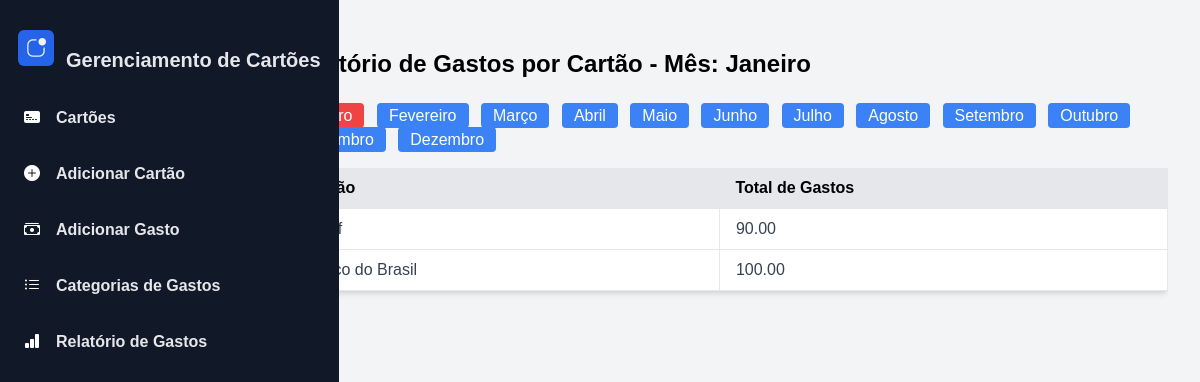
The app's page /gestao_cartoes/relatorio/gastos/?mes=1 with its own data.
### gestao_cartoes/models.py (models this page shows, shortened)
class Cartao(models.Model):
    nome = models.CharField(max_length=100)
    limite = models.DecimalField(max_digits=10, decimal_places=2)
    vencimento = models.IntegerField()  # Garanta que este campo exista e esteja correto

### gestao_cartoes/views.py (the view)
# urls.py: path('relatorio/gastos/', RelatorioGastosView.as_view(), name='relatorio_gastos'),
class RelatorioGastosView(TemplateView):
    template_name = 'relatorio_gastos.html'
    def get_context_data(self, **kwargs):
        context = super().get_context_data(**kwargs)
        mes_param = self.request.GET.get('mes', None)
        ano_atual = timezone.now().year
        mes_atual = timezone.now().month
        if mes_param and mes_param.isdigit():
            mes_num = int(mes_param)
            if 1 <= mes_num <= 12:
                mes_atual = mes_num
        context['mes_selecionado'] = mes_atual
        context['nome_mes_selecionado'] = self.mapear_numero_para_mes(mes_atual)
        context['meses'] = [(i, self.mapear_numero_para_mes(i)) for i in range(1, 13)]
        primeiro_dia_mes = datetime(ano_atual, mes_atual, 1)
        ultimo_dia_mes = datetime(ano_atual, mes_atual + 1, 1) if mes_atual < 12 else datetime(ano_atual + 1, 1, 1)
        gastos_mes = Gasto.objects.filter(data__gte=primeiro_dia_mes, data__lt=ultimo_dia_mes).order_by('cartao')
        relatorio = {}
        for gasto in gastos_mes:
            if gasto.cartao not in relatorio:
                relatorio[gasto.cartao] = 0
            relatorio[gasto.cartao] += gasto.valor
        context['relatorio'] = [{'cartao': cartao, 'total_gastos': total} for cartao, total in relatorio.items()]
        return context
    def mapear_numero_para_mes(self, numero_mes):
        meses = {
            1: "Janeiro", 2: "Fevereiro", 3: "Março", 4: "Abril",
            5: "Maio", 6: "Junho", 7: "Julho", 8: "Agosto",
            9: "Setembro", 10: "Outubro", 11: "Novembro", 12: "Dezembro"
        }
        return meses.get(numero_mes, "Mês Inválido")

### gestao_cartoes/templates/relatorio_gastos.html (shortened to what this page needs)
{% extends 'base.html' %}
{% load static %}
{% load meus_filtros %}
{% block content %}
<div class="max-w-6xl mx-auto py-8 px-4">
    <h2 class="text-2xl font-bold mb-6">Relatório de Gastos por Cartão - Mês: {{ nome_mes_selecionado }}</h2>
    <div class="mb-4">
        {% for mes, nome_mes in meses %}
        <a href="?mes={{ mes }}" class="mr-2 py-1 px-3 {% if mes == mes_selecionado %}bg-red-500{% else %}bg-blue-500{% endif %} text-white rounded">{{ nome_mes }}</a>
        {% endfor %}
    </div>
    <div class="overflow-x-auto">
        <table class="min-w-full table-auto bg-white shadow-md rounded px-8 pt-6 pb-8 mb-4">
            <thead class="bg-gray-200">
                <tr>
                    <th class="px-4 py-2 text-left">Cartão</th>
                    <th class="px-4 py-2 text-left">Total de Gastos</th>
                </tr>
            </thead>
            <tbody class="text-gray-700">
                {% for item in relatorio %}
                <tr>
                    <td class="border px-4 py-2">{{ item.cartao.nome }}</td>
                    <td class="border px-4 py-2">{{ item.total_gastos | floatformat:2 }}</td>
                </tr>
                {% empty %}
                <tr>
                    <td colspan="2" class="border px-4 py-2 text-center">Nenhum gasto registrado.</td>
                </tr>
                {% endfor %}
            </tbody>
        </table>
    </div>
</div>
{% endblock %}

### gestao_cartoes/templates/base.html (style rules this page uses)
body { font-family: Arial, sans-serif; }

### records on screen
Cartao: total_gastos "90.00"
Cartao: cartao.nome "Banco do Brasil", total_gastos "100.00"

### other values on screen
{{ nome_mes_selecionado }} "Janeiro"
{{ nome_mes }} "Fevereiro" "Março" "Abril" "Maio" "Junho" "Julho" "Agosto" "Setembro" "Outubro" "Dezembro"
